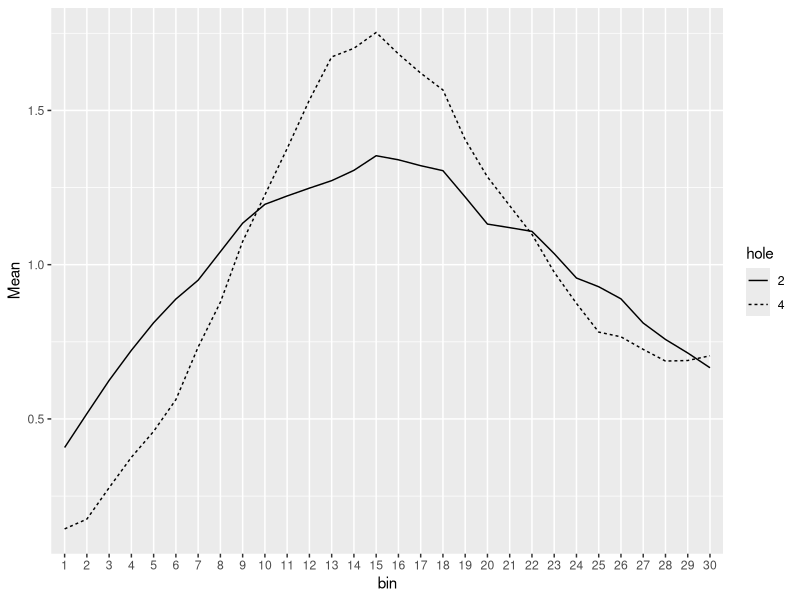

Recreate this plot in R.
options(width=250)
library(plyr)
library(reshape2)
library(ggplot2)
library(zoo)
library(xts)

std = function(x, s) {
    x = x[, s]
    sd(x) / sqrt(length(x))
}

m.mean = function(x, s) {
    x = x[, s]
    colMeans(x)
}

eta.square = function(ref, x) {
    overall.sum = sum((ref + x)^2)
    s.norm = sum(ref^2 + x^2)
    s.norm.sq = (sum(ref) + sum(x))^2 / (length(ref) + length(x))
    sst = overall.sum/2 - s.norm.sq
    sstot = s.norm - s.norm.sq
    eta.sq = sst / sstot
    return(eta.sq)
}

format.data = function(rawdata, holes, dates) {
    bin.names = 1:(ncol(rawdata)-11)
    colnames(rawdata) = c('context', 'hole', 'env', 'user', 'prog', 'session',
                    'cage', 'pass', 'ratID', 'Date', 'hour', bin.names)
    rawdata = rawdata[rawdata$hole %in% holes, ]
    rawdata = rawdata[rawdata$Date %in% dates, ]
    rawdata$Date = as.Date(rawdata$Date, format='%d/%m/%Y')
    rawdata = rawdata[order(rawdata$Date), ]
}

scale.x = function(rdata, step, wdw) {
    bins = rdata[, 12:ncol(rdata)]
    bins = t(rollapply(t(bins), width=wdw, by=step, FUN=mean, partial=TRUE, by.column=TRUE))
    rdata = cbind(rdata[, 1:11], bins)
}

translate.x = function(rdata) {
    print(rdata)
}

y.norm = function(rdata, method=mean) {
    rdata$bin = rdata$bin / method(rdata$bin)
    return(rdata)
}


whitelist = c('14/06/2010', '15/06/2010', '16/06/2010', '17/06/2010', '18/06/2010')
aholes = c(2)
bholes = c(4)

# context A
a = read.table('./All_Data_A.txt', header=F, sep='\t')
a = format.data(a, aholes, whitelist)
a = scale.x(a, step=1, wdw=2)
#a = translate.x(a)
a = ddply(a, .(hole), .fun=m.mean, 12:ncol(a))
a = melt(a, id.vars='hole', value.name='bin')
a = a[1:30, ]
a = y.norm(a)
colnames(a) = c('hole', 'bin', 'Mean')

#context B
b = read.table('./All_Data_B.txt', header=F, sep='\t')
b = format.data(b, bholes, whitelist)
b = scale.x(b, step=2, wdw=3)
b = ddply(b, .(hole), .fun=m.mean, 12:ncol(b))
b = melt(b, id.vars='hole', value.name='bin')
b = y.norm(b)
colnames(b) = c('hole', 'bin', 'Mean')

# ETA squared
eta.sq = eta.square(a$Mean, b$Mean)


mydata = rbind(a, b)
colnames(mydata) = c('hole', 'bin', 'Mean')
mydata$hole = factor(mydata$hole)

myplot = ggplot(data=mydata, aes(x=bin, y=Mean)) +
    geom_line(aes(group=hole, linetype=hole))

print(myplot)
print(eta.sq)
